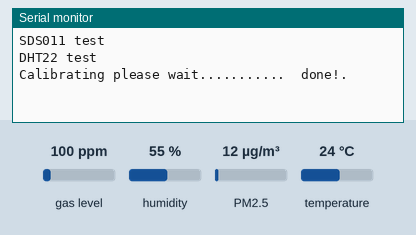
The sketch below on a simulated ESP32. On the bench: the last lines printed to the serial monitor. Inputs (shaded band) come from the test bench; at power-on: gas level 100 ppm, humidity 55 %, PM2.5 12 µg/m³, temperature 24 °C. WiFi joins after 1.5 s; servers stay silent unless stated.

Above: at 3.0 s.
3.1 s: gas level set to 20 ppm
At 5.0 s:
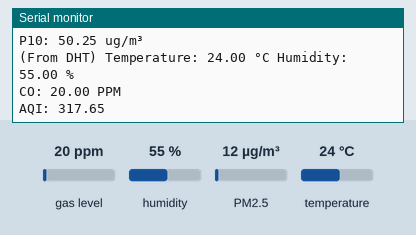
5.3 s: humidity set to 22 %
6.8 s: PM2.5 set to 6 µg/m³
At 8.2 s:
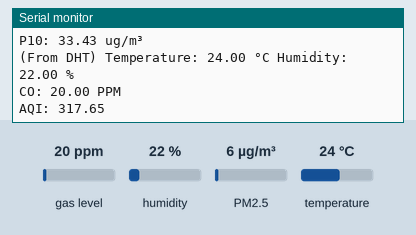
8.3 s: temperature set to 12 °C
9.8 s: gas level set to 250 ppm
At 10.9 s:
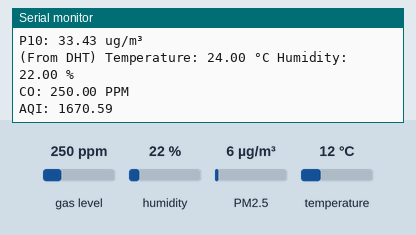
11.3 s: PM2.5 set to 75 µg/m³
At 12.5 s:
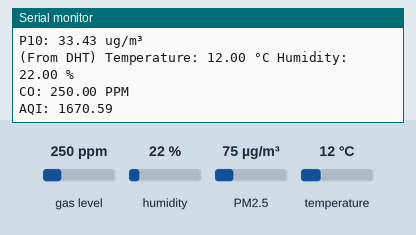
Timing chart, 0 to 13.8 s (numbered marks = the images above; inputs shaded):
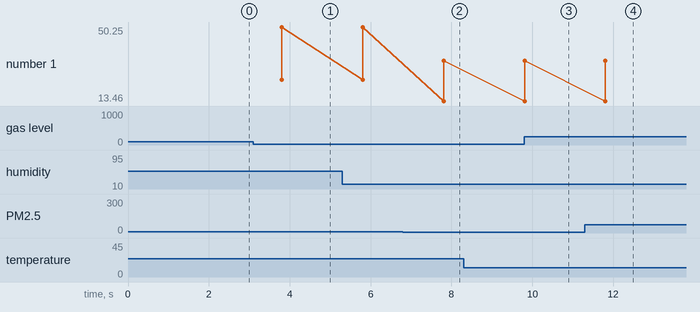

Measured:
- after the input at 3.1 s, the serial monitor: prints a new line after 0.71 s (image 1)
- after the input at 6.8 s, the serial monitor: prints a new line after 1.0 s (image 2)
- after the input at 9.8 s, the serial monitor: prints a new line at once (image 3)
- plotted number 1: 50.25 → 33.43 after the input at 6.8 s

The sketch:

Blynk_final_node.ino
```cpp
#include <SDS011.h>
#include "DHT.h"
#include <Wire.h>
#include <SPI.h>
// #include <Adafruit_BMP280.h>
#include <WiFi.h>
#include <BlynkSimpleEsp32.h>
#include <MQUnifiedsensor.h>
// #include <TinyGPSPlus.h>
// #include <SoftwareSerial.h>

/*Own*/
// #define BLYNK_TEMPLATE_ID "TMPLS7Iw-kCl"
// #define BLYNK_TEMPLATE_NAME "CCIoT"
// #define BLYNK_AUTH_TOKEN "3rDaGqYaAaZJOZ5WNluFMdAMcG-e3zsd"

/*Remote Labs SPCRC*/
#define BLYNK_TEMPLATE_ID "TMPLnMkAGIqH"
#define BLYNK_TEMPLATE_NAME "tictoc Device"
#define BLYNK_AUTH_TOKEN "5_q80He-rAnVZ7XL1e9VfSEGm-PNHS0F"

#define BLYNK_PRINT Serial
BlynkTimer timer;

// char ssid[] = "DESKTOP-JTEB0MU 7708";
// char pass[] = "12345678";

// char ssid[] = "motorola edge 20 pro_4872";
// char pass[] = "Password";

char ssid[] = "vivo_bk";
char pass[] = "wifibrahad";

// char ssid[] = "redmi";
// char pass[] = "redmi123";

// static const int RXPin = 3, TXPin = 1;
// static const uint32_t GPSBaud = 9600;

// // The TinyGPSPlus object
// TinyGPSPlus gps;
// // The serial connection to the GPS device
// SoftwareSerial ss(RXPin, TXPin);

#ifdef ESP32
HardwareSerial port(2);
#endif

#define DHTTYPE DHT22
#define DHTPIN 26

/************************Hardware Related Macros************************************/
#define Board ("ESP-32")  // Wemos ESP-32 or other board, whatever have ESP32 core.

//https://www.amazon.com/HiLetgo-ESP-WROOM-32-Development-Microcontroller-Integrated/dp/B0718T232Z (Although Amazon shows ESP-WROOM-32 ESP32 ESP-32S, the board is the ESP-WROOM-32D)
#define Pin (33)  //check the esp32-wroom-32d.jpg image on ESP32 folder

/***********************Software Related Macros************************************/
#define Type ("MQ-7")             //MQ7 or other MQ Sensor, if change this verify your a and b values.
#define Voltage_Resolution (3.3)  // 3V3 <- IMPORTANT. Source: https://randomnerdtutorials.com/esp32-adc-analog-read-arduino-ide/
#define ADC_Bit_Resolution (12)   // ESP-32 bit resolution. Source: https://randomnerdtutorials.com/esp32-adc-analog-read-arduino-ide/
#define RatioMQ7CleanAir (27.5)   //RS / R0 = 27.5 ppm
/*****************************Globals***********************************************/
MQUnifiedsensor MQ7(Board, Voltage_Resolution, ADC_Bit_Resolution, Pin, Type);
// Adafruit_BMP280 bmp;  // I2C
DHT dht(DHTPIN, DHTTYPE);
SDS011 my_sds;

float temp_p10, temp_p25, T_BMP, P_BMP, t, h, CO_data, p10, p25;
// float lat,lng;

//Get the button value
// BLYNK_WRITE(V6) {
//   data_read_switch = param.asInt();
// }

float AQIcalc() {
  float p10aqi, p25aqi, COaqi, AQI;

  // p2.5 AQI
  if (p25 <= 30)
    p25aqi = p25 * 50/30;
  else if (p25 <= 60)
    p25aqi = 50 + ((p25 - 30) * 50/30);
  else if (p25 <= 90)
    p25aqi = 100 + ((p25 - 60) * 100/30);
  else if (p25 <= 120)
    p25aqi = 200 + ((p25 - 90) * 100/30);
  else if (p25 <= 250)
    p25aqi = 300 + ((p25 - 120) * 100/30);
  else if (p25 > 250)
    p25aqi = 400 + ((p25 - 250) * 100/30);
  else
    p25aqi = 0;

  // p10 AQI
  if (p10 <= 100)
    p10aqi = p10;
  else if (p10 <= 250)
    p10aqi = 100 + ((p10 - 100) * 100/150);
  else if (p10 <= 350)
    p10aqi = 200 + (p10 - 250);
  else if (p10 <= 430)
    p10aqi = 300 + ((p10 - 350) * 100/80);
  else if (p10 > 430)
    p10aqi = 400 + ((p10 - 430) * 100/80);
  else
    p10aqi = 0;

  // CO AQI
  if (CO_data <= 1)
    COaqi = CO_data * 50/1;
  else if (CO_data <= 2)
    COaqi = 50 + ((CO_data - 1) * 50/1);
  else if (CO_data <= 10)
    COaqi = 100 + ((CO_data - 2) * 100/8);
  else if (CO_data <= 17)
    COaqi = 200 + ((CO_data - 10) * 100/7);
  else if (CO_data <= 34)
    COaqi = 300 + ((CO_data - 17) * 100/17);
  else if (CO_data > 34)
    COaqi = 400 + ((CO_data - 34) * 100/17);
  else
    COaqi = 0;

  AQI = p25aqi;
  if (AQI < p10aqi)
    AQI = p10aqi;
  if (AQI < COaqi)
    AQI = COaqi;

  return AQI;
}

void myTimer() {
  // This function describes what will happen with each timer tick
  // if (data_read_switch) {
  // Blynk.beginGroup();
  // // Blynk.virtualWrite(V0, T_BMP);
  // Blynk.virtualWrite(V5, t);
  // Blynk.virtualWrite(V1, h);
  // Blynk.virtualWrite(V2, p25);
  // Blynk.virtualWrite(V3, p10);
  // // Blynk.virtualWrite(V4, P_BMP);
  // Blynk.virtualWrite(V7, CO_data);
  // Blynk.endGroup();
  // }

  // if (millis() > 5000 && gps.charsProcessed() < 10)
  // {
  //   Serial.println(F("No GPS detected: check wiring."));
  //   // while(true);
  // }

  float AQI = AQIcalc();

  Blynk.beginGroup();
    Blynk.virtualWrite(V0, p25);
    Blynk.virtualWrite(V1, p10);
    Blynk.virtualWrite(V2, CO_data);
    Blynk.virtualWrite(V3, h);
    Blynk.virtualWrite(V4, t);
    // Blynk.virtualWrite(V5, lng, lat);
    Blynk.virtualWrite(V6, AQI);
  Blynk.endGroup();

  Serial.println("P2.5: " + String(p25) + " ug/m³");
  Serial.println("P10: " + String(p10) + " ug/m³");

  // Serial.print(F("(From BMP) Temperature ="));
  // Serial.print(String(T_BMP) + " °C");
  // Serial.print(F(" Pressure = "));
  // Serial.println(String(P_BMP) + " hPa");

  // // Serial.print(F("Approx altitude = "));
  // // Serial.print(bmp.readAltitude(1013.25)); /* Adjusted to local forecast! */
  // // Serial.println(" m");

  Serial.print(F("(From DHT) Temperature: "));
  Serial.print(t);
  Serial.print(" °C");
  Serial.print(F(" Humidity: "));
  Serial.print(h);
  Serial.println(" %");

  Serial.print(F("CO: "));
  Serial.print(CO_data);  // Sensor will read PPM concentration using the model, a and b values set previously or from the setup
  Serial.println(" PPM");

  Serial.print(F("AQI: "));
  Serial.println(AQI);
}

void setup() {
  Serial.begin(115200);

  // // GPS Sensor
  // ss.begin(GPSBaud);

  // BMP Sensor
  // while (!Serial) delay(100);  // wait for native usb
  // Serial.println(F("BMP280 test"));
  // unsigned status;
  // status = bmp.begin(0x76);
  // if (!status) {
  //   Serial.println(F("Could not find a valid BMP280 sensor, check wiring or "
  //                    "try a different address!"));
  //   Serial.print("SensorID was: 0x");
  //   Serial.println(bmp.sensorID(), 16);
  //   Serial.print("        ID of 0xFF probably means a bad address, a BMP 180 or BMP 085\n");
  //   Serial.print("   ID of 0x56-0x58 represents a BMP 280,\n");
  //   Serial.print("        ID of 0x60 represents a BME 280.\n");
  //   Serial.print("        ID of 0x61 represents a BME 680.\n");
  //   while (1) delay(10);
  // }
  // bmp.setSampling(Adafruit_BMP280::MODE_NORMAL,     /* Operating Mode. */
  //                 Adafruit_BMP280::SAMPLING_X2,     /* Temp. oversampling */
  //                 Adafruit_BMP280::SAMPLING_X16,    /* Pressure oversampling */
  //                 Adafruit_BMP280::FILTER_X16,      /* Filtering. */
  //                 Adafruit_BMP280::STANDBY_MS_500); /* Standby time. */

  // SDS Sensor
  Serial.println(F("SDS011 test"));
  my_sds.begin(&port);

  // DHT Sensor
  Serial.println(F("DHT22 test"));
  dht.begin();

  //MQ7 Sensor
  //Set math model to calculate the PPM concentration and the value of constants
  MQ7.setRegressionMethod(1);  //_PPM =  a*ratio^b
  MQ7.setA(99.042);
  MQ7.setB(-1.518);  // Configure the equation to calculate CO concentration value

  /*
    Exponential regression:
  GAS     | a      | b
  H2      | 69.014  | -1.374
  LPG     | 700000000 | -7.703
  CH4     | 60000000000000 | -10.54
  CO      | 99.042 | -1.518
  Alcohol | 40000000000000000 | -12.35
  */

  /*****************************  MQ Init ********************************************/
  //Remarks: Configure the pin of arduino as input.
  /************************************************************************************/
  MQ7.init();

  /*
    //If the RL value is different from 10K please assign your RL value with the following method:
    MQ7.setRL(10);
  */
  /*****************************  MQ CAlibration ********************************************/
  // Explanation:
  // In this routine the sensor will measure the resistance of the sensor supposedly before being pre-heated
  // and on clean air (Calibration conditions), setting up R0 value.
  // We recomend executing this routine only on setup in laboratory conditions.
  // This routine does not need to be executed on each restart, you can load your R0 value from eeprom.
  // Acknowledgements: https://jayconsystems.com/blog/understanding-a-gas-sensor
  Serial.print("Calibrating please wait.");
  float calcR0 = 0;
  for (int i = 1; i <= 10; i++) {
    MQ7.update();  // Update data, the arduino will read the voltage from the analog pin
    calcR0 += MQ7.calibrate(RatioMQ7CleanAir);
    Serial.print(".");
  }
  MQ7.setR0(calcR0 / 10);
  Serial.println("  done!.");

  if (isinf(calcR0)) { Serial.println("Warning: Conection issue, R0 is infinite (Open circuit detected) please check your wiring and supply"); }
  if (calcR0 == 0) { Serial.println("Warning: Conection issue found, R0 is zero (Analog pin shorts to ground) please check your wiring and supply"); }

  Blynk.begin(BLYNK_AUTH_TOKEN, ssid, pass);
  timer.setInterval(2000L, myTimer);
}

// void displayInfo()
// {
//   Serial.print(F("Location: "));
//   if (gps.location.isValid())
//   {
//     lat = gps.location.lat();
//     Serial.print(lat, 6);
//     Serial.print(F(","));
//     lng = gps.location.lng();
//     Serial.print(lng, 6);
//   }
//   else
//   {
//     Serial.print(F("INVALID"));
//   }

//   Serial.print(F("  Date/Time: "));
//   if (gps.date.isValid())
//   {
//     Serial.print(gps.date.month());
//     Serial.print(F("/"));
//     Serial.print(gps.date.day());
//     Serial.print(F("/"));
//     Serial.print(gps.date.year());
//   }
//   else
//   {
//     Serial.print(F("INVALID"));
//   }

//   Serial.print(F(" "));
//   if (gps.time.isValid())
//   {
//     if (gps.time.hour() < 10) Serial.print(F("0"));
//     Serial.print(gps.time.hour());
//     Serial.print(F(":"));
//     if (gps.time.minute() < 10) Serial.print(F("0"));
//     Serial.print(gps.time.minute());
//     Serial.print(F(":"));
//     if (gps.time.second() < 10) Serial.print(F("0"));
//     Serial.print(gps.time.second());
//     Serial.print(F("."));
//     if (gps.time.centisecond() < 10) Serial.print(F("0"));
//     Serial.print(gps.time.centisecond());
//   }
//   else
//   {
//     Serial.print(F("INVALID"));
//   }

//   Serial.println();
// }

void loop() {
  // // BMP Sensor
  // T_BMP = bmp.readTemperature();
  // P_BMP = bmp.readPressure() / 100;  //standardizing to hPa

  // // GPS Sensor
  // if (millis() > 5000 && gps.charsProcessed() < 10)
  // {
  //   Serial.println(F("No GPS detected: check wiring."));
  //   // while(true);
  // }

  // while (ss.available() > 0)
  //   if (gps.encode(ss.read()))
  //     displayInfo();

  // SDS Sensor
  my_sds.read(&temp_p25, &temp_p10);
  p25 = (1.7635 * temp_p25) + 2.8795;
  p10 = (2.1558 * temp_p10) + 16.618;

  // DHT Sensor
  h = dht.readHumidity();
  // Read temperature as Celsius (the default)
  t = dht.readTemperature();
  // Check if any reads failed and exit early (to try again).
  // if (isnan(h)) {
  //   Serial.println(F("Failed to read from DHT sensor!"));
  // }

  // MQ7 Sensor
  MQ7.update();  // Update data, the arduino will read the voltage from the analog pin
  //MQ7.serialDebug(); // Will print the table on the serial port
  CO_data = MQ7.readSensor();

  Blynk.run();
  timer.run();

  //  delay(2000);
}
```
